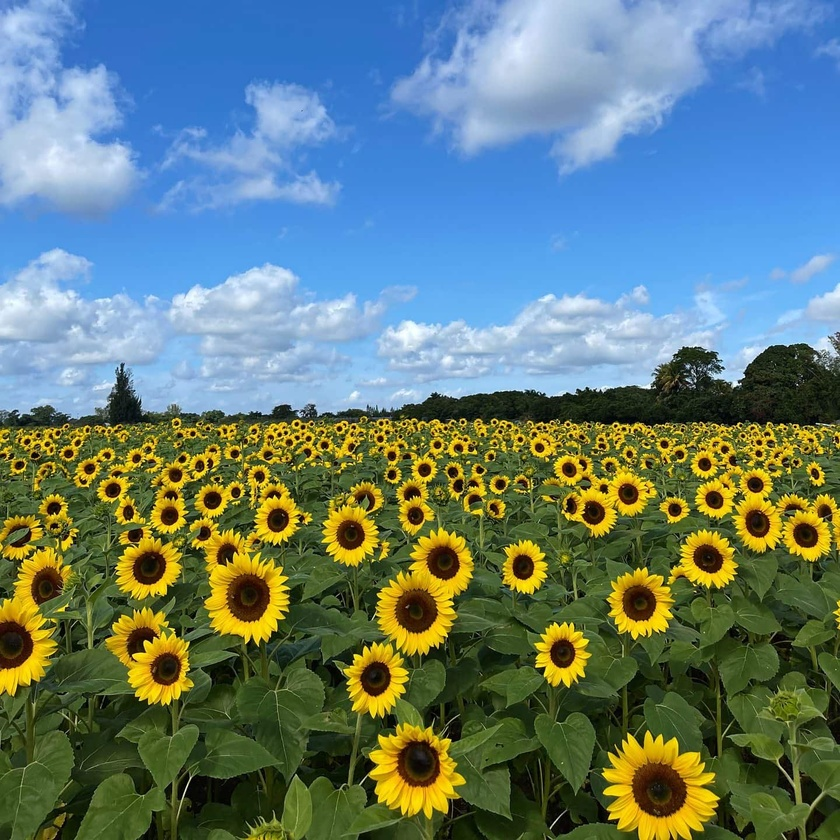
#> input picture the_berry_farms_sunflower_field.jpeg, 840 x 840 px, shrunk from 1440 x 1440 before the run
$ jupyter execute --allow-errors assignment2_code.ipynb
#> lines starting #> are read from the running program, lines starting #| are printed output that depends on the picture; long printed decimals are rounded
1

[cell 1]
from math import sqrt
from skimage.feature import blob_log
import cv2 as cv
import numpy as np

import matplotlib.pyplot as plt


transform = np.arange(255,-1, -1).astype('uint8')
img_orig = cv.imread('the_berry_farms_sunflower_field.jpeg', cv.IMREAD_GRAYSCALE)
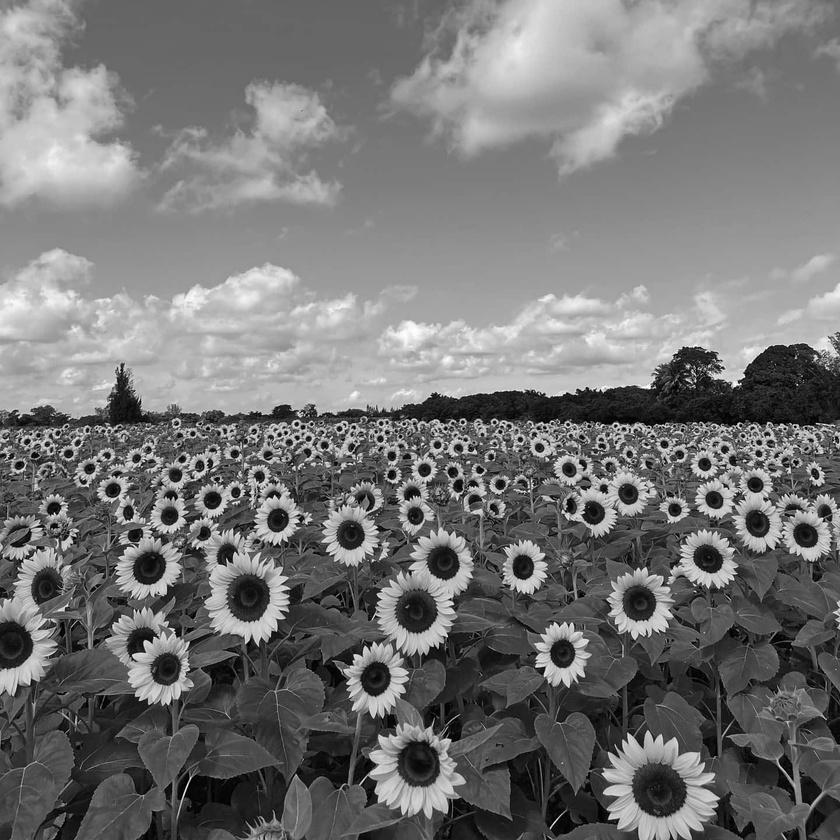
#> img_orig: shape (840, 840); min 0, max 255, mean 117.2
img_tr= cv.LUT(img_orig, transform)
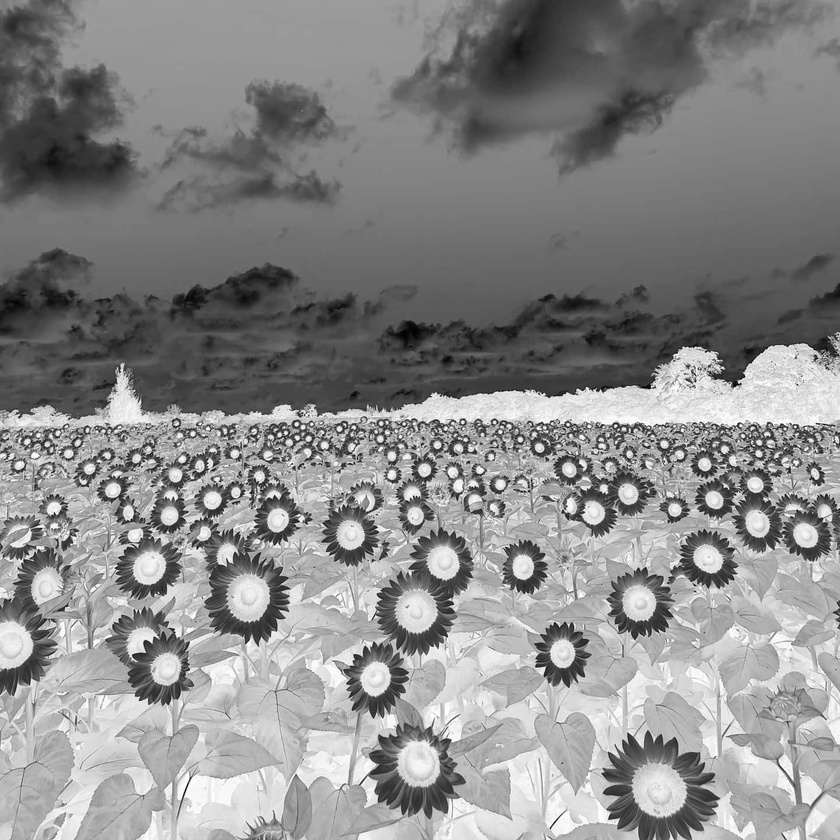
#> img_tr: shape (840, 840); min 0, max 255, mean 137.8

res = np.hstack((img_orig,img_tr)) #stacking images side-by-side
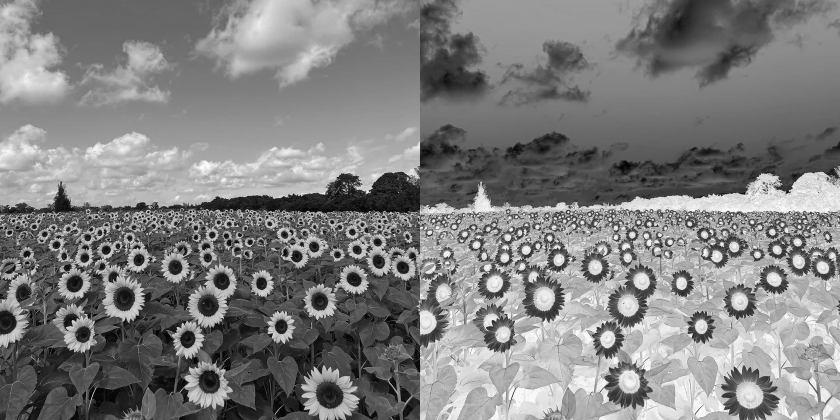
#> res: shape (840, 1680) (shown at 1/2 size); min 0, max 255, mean 127.5
plt.axis('off')
plt.imshow(img_orig, cmap='gray')
plt.imshow(res , cmap='gray')
plt.savefig('ans/q1_img1.png')
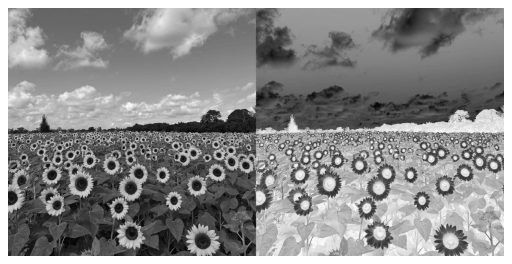
#> figure drawn by matplotlib, 1 panel

blobs = blob_log(img_tr, max_sigma=40, min_sigma=5, num_sigma=10, threshold=0.3, overlap = 0.1)
#> blobs = 38 rows, first 8: [484, 755, 5], [652, 562, 8.89], [558, 708, 8.89], [469, 569, 5], [499, 714, 5], [534, 350, 8.89], [489, 113, 5], [500, 212, 5]
fig, ax = plt.subplots()
ax.axis('off')
ax.imshow(img_orig, cmap='gray')
max_r =0;
for blob in blobs:
    y, x, area = blob
    if area>=max_r:
        max_r=area
        max_x=x
        max_y=y
    ax.add_patch(plt.Circle((x, y), area*np.sqrt(2), color='r', fill=False))
#> this loop made 38 passes
#> (y, x, area, max_r, max_x, max_y) on passes 1, 2, 3, 6, 9, 10, 13, 16, 17, 25: (484, 755, 5, 5, 755, 484), (652, 562, 8.89, 8.89, 562, 652), (558, 708, 8.89, 8.89, 708, 558), (534, 350, 8.89, 8.89, 350, 534), (522, 757, 8.89, 8.89, 757, 522), (534, 805, 8.89, 8.89, 805, 534), (596, 248, 12.78, 12.78, 248, 596), (611, 416, 12.78, 12.78, 416, 611), (790, 659, 16.67, 16.67, 659, 790), (643, 0, 16.67, 16.67, 0, 643)
#> (y, x, area) on passes 4, 5, 7, 8, 11, 12: (469, 569, 5), (499, 714, 5), (489, 113, 5), (500, 212, 5), (516, 169, 5), (464, 704, 5)
#> after the loop, max_r = 16.67; max_x = 0; max_y = 643
plt.savefig('ans/q1_img2.png')
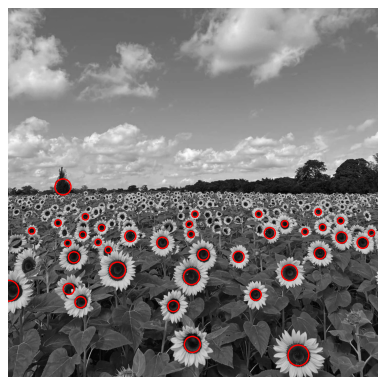
#> figure drawn by matplotlib, 1 panel
print('Parameters of the largest circle')
print("Center: ({}, {})".format(max_x, max_y))
#| Center: (0.0, 643.0)
print("Radius: {}".format(max_r*np.sqrt(2)))
#| Radius: 23.570

2

[cell 2]
from scipy . optimize import minimize
from scipy import linalg
import matplotlib . pyplot as plt
import math
import numpy as np
#import tikzplotlib
#np . random . seed ( 0 )
N = 100
half_n = N// 2
r = 10
x0_gt , y0_gt = 2 , 3 # Center
s = r /16
t = np . random . uniform (0 , 2*np . pi , half_n )
#> t = 50 values, max 6.15 at index 20, min 0.118 at index 34, mean 3.38
n = s*np . random . randn ( half_n )
#> n = 50 values, max 1.22 at index 1, min -1.08 at index 21, mean -0.108
x1 , y1 = x0_gt + ( r + n)*np . cos ( t ) , y0_gt + ( r + n)*np . sin ( t )
#> x1 = 50 values, max 12.39 at index 43, min -8.36 at index 28, mean 0.939; y1 = 50 values, max 13.67 at index 30, min -7.95 at index 1, mean 1.42
X_circ = np . hstack ( ( x1. reshape ( half_n , 1 ) , y1 . reshape ( half_n , 1 ) ) )
#> X_circ = 50 pairs, first value -8.36 to 12.39, second value -7.95 to 13.67
s = 1.
m, b = -1, 2
x = np . linspace (-12, 12 , half_n )
#> x = 50 values from -12 to 12
y = m*x + b + s*np . random . randn ( half_n )
#> y = 50 values, max 14.49 at index 1, min -11 at index 48, mean 2.3
X_line = np . hstack ( ( x . reshape ( half_n , 1 ) , y . reshape ( half_n , 1 ) ) )
#> X_line = 50 pairs, first value -12 to 12, second value -11 to 14.49
X = np . vstack ( ( X_circ , X_line ) ) # A l l p o in t s
#> X = 100 pairs, first value -12 to 12.39, second value -11 to 14.49
fig , ax = plt . subplots (1 ,1 , figsize =(8 ,8))
ax . scatter ( X_line [ : , 0 ] , X_line [ : , 1 ] ,color='b')
ax . scatter ( X_circ [ : , 0 ] , X_circ [ : , 1 ],color='b' , label= 'All points')
circle_gt = plt . Circle ( ( x0_gt , y0_gt ) , r , color= 'g', fill =False , label= 'Ground truth circle')
ax . add_patch ( circle_gt )
ax . plot ( ( x0_gt ) , ( y0_gt ) , '+' , color= 'g')
x_min , x_max = ax . get_xlim ( )
#> x_min = -13.22; x_max = 13.61
x_ = np . array ( [ x_min , x_max ] )
#> x_ = [-13.22, 13.61]
y_ = m*x_ + b
#> y_ = [15.22, -11.61]
plt . plot ( x_ , y_ , color= 'g', label= 'Ground truth line')
plt . legend ( )

############# LINE #############

inliercount=35
all_x =np.concatenate((x1,x))
#> all_x = 100 values, max 12.39 at index 43, min -12 at index 50, mean 0.469
all_y =np.concatenate((y1,y))
#> all_y = 100 values, max 14.49 at index 51, min -11 at index 98, mean 1.86


def fit_line(x, y):
    A = np.vstack((x, np.ones(len(x)))).T
    m, c = np.linalg.lstsq(A, y, rcond=None)[0]
    # Normalize the coefficients a and b
    a = -m / np.sqrt(1 + m**2)
    b = 1 / np.sqrt(1 + m**2)
    c= c / np.sqrt(1 + m**2)
    return a, b, c

def calculate_distance(a, b, c, x, y):
    return np.abs(a * x + b * y - c) / np.sqrt(a**2 + b**2)

def ransac_fit_line(x, y, num_iterations, inlier_threshold):
#> called with x = array of shape (100,), y = array of shape (100,), num_iterations = 150, inlier_threshold = 0.7
    best_model = None
    best_inliers = []
    best_error = np.inf
#> best_error = inf

    for _ in range(num_iterations):
        sample_indices = np.random.choice(len(x), 2, replace=False)
        sample_x = x[sample_indices]
        sample_y = y[sample_indices]

        a, b, c = fit_line(sample_x, sample_y)

        distances = calculate_distance(a, b, c, x, y)
        inliers = np.where(distances < inlier_threshold)[0]

        error = np.sum(distances[inliers])

        if len(inliers) >= inliercount:
            if error < best_error:
                best_model = (a, b, c)
                best_inliers = inliers
                best_error = error
                best_sample_indices=sample_indices
#> this loop made 150 passes
#> (sample_x, sample_y, A in fit_line, m in fit_line, c, a, b, error) on passes 29, 35: ([10.04, -11.51], [-8.25, 14.49], [[10.04, 1], [-11.51, 1]], -1.05, 1.61, 0.726, 0.688, 13.18), ([4.16, -5.14], [-2.31, 6.73], [[4.16, 1], [-5.14, 1]], -0.972, 1.24, 0.697, 0.717, 13.03)
#> (sample_indices, sample_x, sample_y, A in fit_line, m in fit_line, c, a, b) on passes 1, 2, 3, 4, 7, 8: ([6, 50], [-6.31, -12], [6.44, 14.21], [[-6.31, 1], [-12, 1]], -1.37, -1.29, 0.807, 0.591), ([15, 91], [10.7, 8.08], [8.3, -6.05], [[10.7, 1], [8.08, 1]], 5.48, -9.04, -0.984, 0.179), ([54, 39], [-10.04, -2.39], [12.05, -6.61], [[-10.04, 1], [-2.39, 1]], -2.44, -4.72, 0.925, 0.379), ([51, 58], [-11.51, -8.08], [14.49, 11.96], [[-11.51, 1], [-8.08, 1]], -0.736, 4.85, 0.593, 0.806), ([89, 44], [7.1, -3.36], [-4.56, -6.3], [[7.1, 1], [-3.36, 1]], 0.166, -5.67, -0.164, 0.986), ([85, 40], [5.14, -4.54], [-1.29, 10.95], [[5.14, 1], [-4.54, 1]], -1.27, 3.23, 0.784, 0.62)

    return best_model, best_inliers,best_sample_indices


# Set RANSAC parameters
num_iterations = 150
inlier_threshold = 0.7

# Run RANSAC to find the best-fit line
best_fit, inliers, line_sample_indices = ransac_fit_line(all_x, all_y, num_iterations, inlier_threshold)
print(best_fit)
#| (0.6969, 0.7172, 1.242)
# Extract the best-fit line parameters
best_a, best_b, best_c = best_fit

lineSampleX=all_x[np.isin(np.arange(len(all_x)), line_sample_indices )]
lineSampleY=all_y[np.isin(np.arange(len(all_x)), line_sample_indices )]

line_inliersX = all_x[np.isin(np.arange(len(all_x)), inliers)]
line_inliersY = all_y[np.isin(np.arange(len(all_y)), inliers)]
plt.scatter(line_inliersX, line_inliersY, color='y', label='Line Inliers')
plt.scatter(lineSampleX,lineSampleY,color='r', label='Circle Inliers')
plt.plot(x, (best_c - best_a * x) / best_b, color='m', label='RANSAC Line')


print("RANSAC Line: %.3fx + %.3fy = %.3f" % (best_a, best_b, best_c))
#| RANSAC Line: 0.697x + 0.717y = 1.242


############# CIRCLE #############
def fit_circle(x,y):
    x1, x2, x3 =x[0], x[1], x[2]
    y1, y2, y3 =y[0], y[1], y[2]
    s1 = x1**2 + y1**2
    s2 = x2**2 + y2**2
    s3 = x3**2 + y3**2
    M11 = x1*y2 + x2*y3 + x3*y1 - (x2*y1 + x3*y2 + x1*y3)
    M12 = s1*y2 + s2*y3 + s3*y1 - (s2*y1 + s3*y2 + s1*y3)
    M13 = s1*x2 + s2*x3 + s3*x1 - (s2*x1 + s3*x2 + s1*x3)
    x0 =  0.5*M12/M11
    y0 = -0.5*M13/M11
    r0 = ((x1 - x0)**2 + (y1 - y0)**2)**0.5
    return (x0, y0, r0)

def calculate_radial_error(a, b, c, x, y):
    return np.abs(c-(np.sqrt(((x-a)**2)+((y-b)**2))))

def ransac_fit_circle(x, y, num_iterations, inlier_threshold, min_inliers):
#> called with x = array of shape (65,), y = array of shape (65,), num_iterations = 150, inlier_threshold = 0.5, min_inliers = 35
    best_sample_indices=[]
    best_model = None
    best_inliers = []
    best_error = np.inf

    for _ in range(num_iterations):
        sample_indices = np.random.choice(len(x), 3, replace=False)
        sample_x = x[sample_indices]
        sample_y = y[sample_indices]

        a, b, c = fit_circle(sample_x, sample_y)

        distances = calculate_radial_error(a, b, c, x, y)
        inliers = np.where(distances < inlier_threshold)[0]

        if len(inliers) >= min_inliers:
            error = np.sum(distances[inliers])
            if error < best_error:
                best_model = (a, b, c)
                best_inliers = inliers
                best_error = error
                best_sample_indices=sample_indices

    return best_model, best_inliers, best_sample_indices

# Calculate the remnant data (points not on the line)
remnant_x = all_x[~np.isin(np.arange(len(all_x)), inliers)]
remnant_y = all_y[~np.isin(np.arange(len(all_y)), inliers)]
# Set RANSAC parameters for fitting the circle
circle_num_iterations = 150
circle_inlier_threshold = 0.5
circle_min_inliers = 35 # Adjust this based on your dataset and error tolerance

# Run RANSAC to find the best-fit circle for the remnant data
best_circle_fit, circle_inliers, sample_indices_circle = ransac_fit_circle(remnant_x, remnant_y, circle_num_iterations, circle_inlier_threshold, circle_min_inliers)
# Extract the best-fit circle parameters
#> (the rest of this cell did not finish here and is left out)

3

[cell 3]
import cv2
import numpy as np

# base image
base_image = cv2.imread('wadham.jpg')
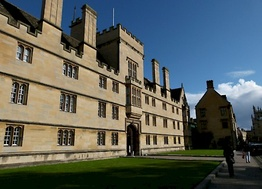
#> input picture wadham.jpg, 262 x 189 px, shrunk from 450 x 324 before the run
#> base_image is the input picture: shape (189, 262, 3); mean B, G, R 92.8, 96.6, 90
cv2.namedWindow('Select Points')
cv2.imshow('Select Points', base_image)

points_base = []

def click_event(event, x, y, flags, param):
    if event == cv2.EVENT_LBUTTONDOWN:
        # When the left mouse button is clicked, add the point
        points_base.append([x, y])
        # cv2.circle(base_image, (x, y), 5, (0, 0, 255), -1)
        # cv2.imshow('Select Points', base_image)

# Set the mouse callback function for the window
cv2.setMouseCallback('Select Points', click_event)

# Wait for the user to select four points
while len(points_base) < 4:
    cv2.waitKey(1)

# Close the window
cv2.destroyWindow('Select Points')

# Convert the selected points to a NumPy array
points_base = np.array(points_base, dtype=np.float32)

print("Selected base points:")
print(points_base)

overlay_image = cv2.imread('flag.jpg')
h,w,_ =overlay_image.shape
print(h)
print(w)
points_overlay = np.array([[0, 0], [w-1, 0], [0, h-1], [w-1, h-1]], dtype=np.float32)

#Get the perspective transform matrix
transform_mat = cv2.getPerspectiveTransform(points_overlay, points_base)

# Warp the overlay image to the base image's perspective
height, width, _ = base_image.shape
warped_image = cv2.warpPerspective(overlay_image, transform_mat, (width, height))

# Blend
composite_image = cv2.addWeighted(warped_image, 0.4, base_image, 0.7, 0)

cv2.imshow('Superimposed Image', composite_image)
cv2.imwrite('Superimposed Image1.jpg', composite_image)
cv2.waitKey(0)
cv2.destroyAllWindows()
